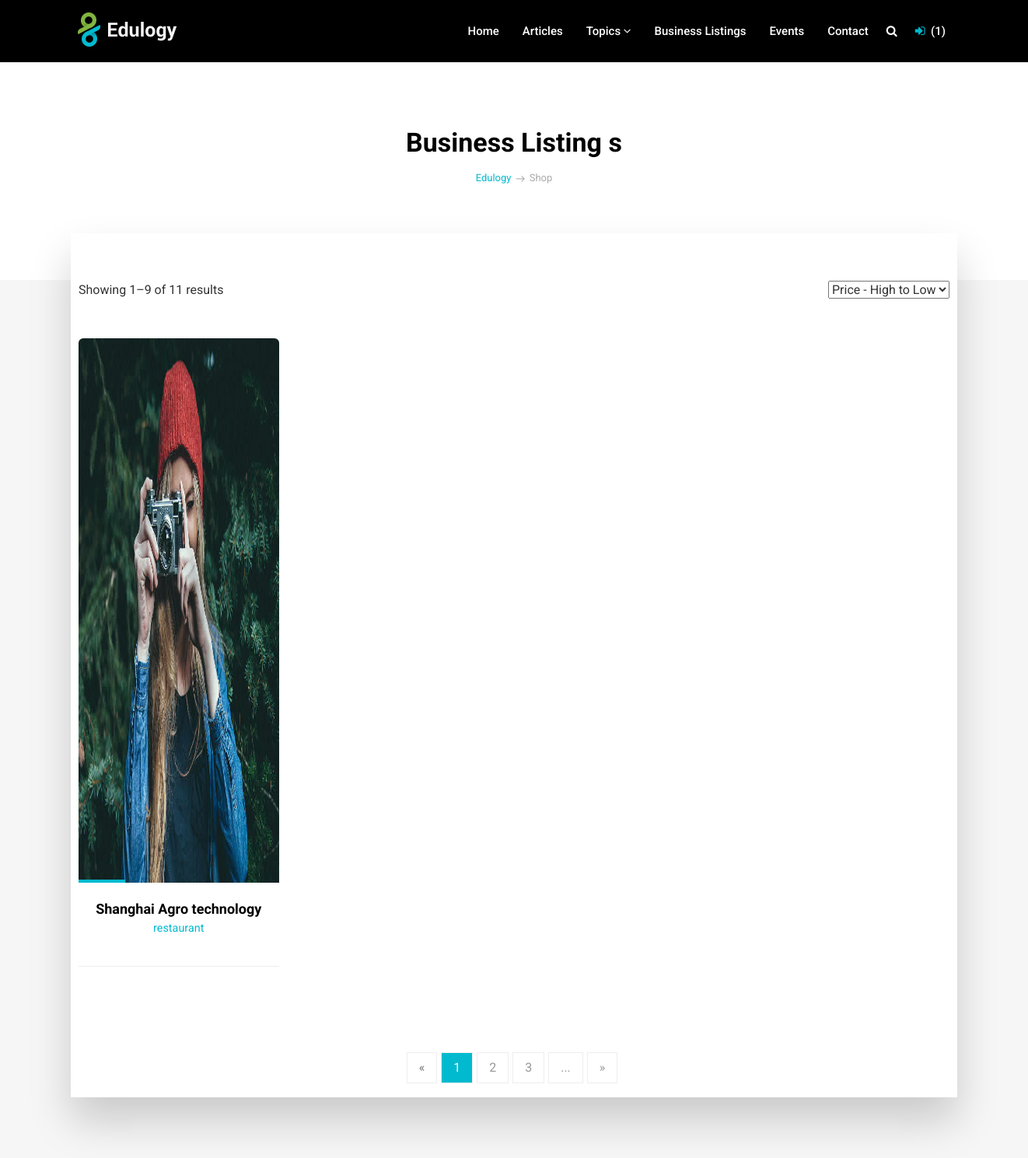
/business-listings/ (upper part), run on an earlier commit of the app's database.
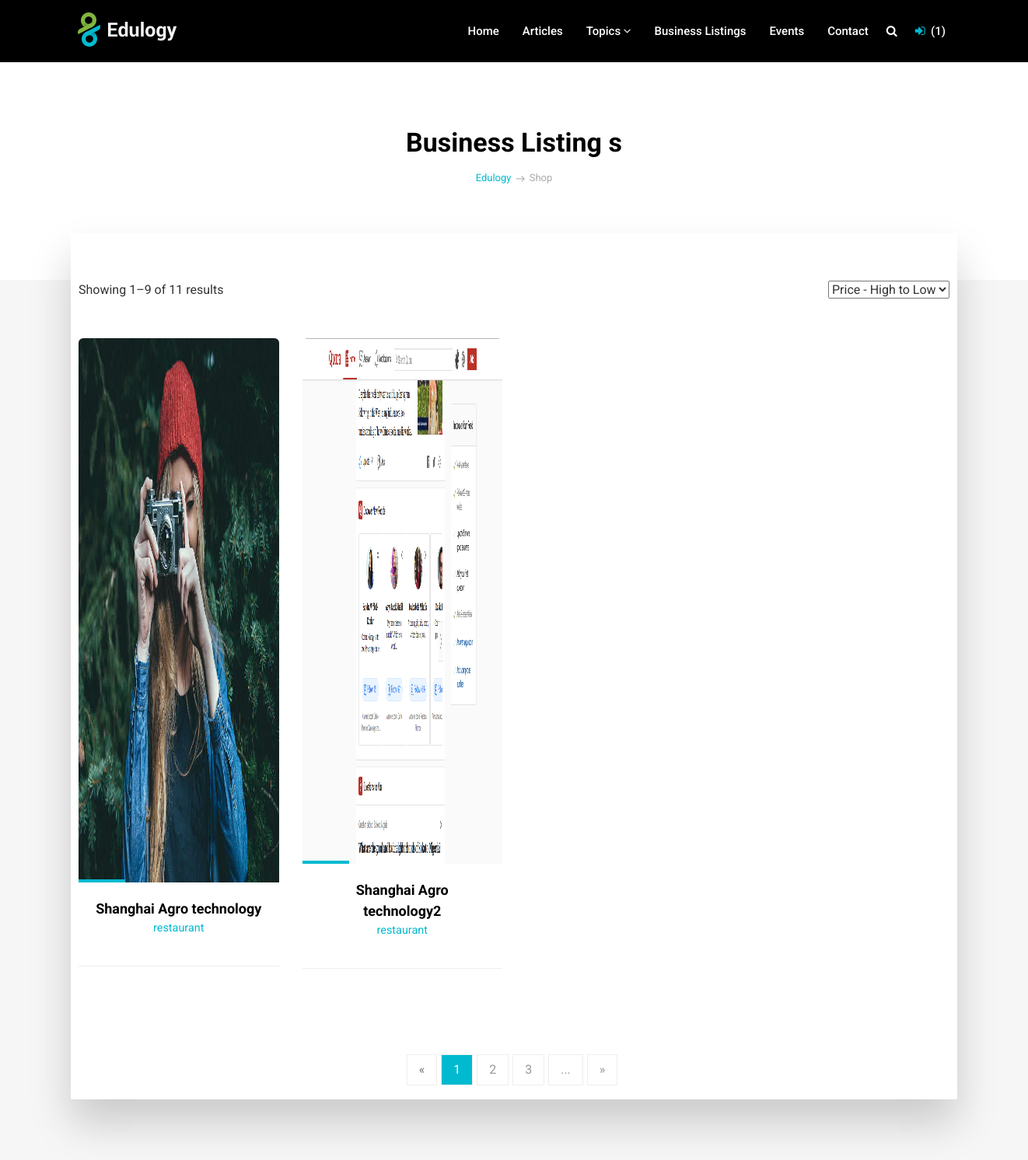
And on a later commit of the database.
### listing/models.py (models this page shows, shortened)
class Listing(models.Model):
    user = models.ForeignKey(settings.AUTH_USER_MODEL,  on_delete=models.CASCADE)
    logo = models.ImageField(upload_to='listing-logo/', blank=True)
    company_name = models.CharField(max_length=250, blank=False, unique=True)
    slug = models.SlugField(max_length=200,unique=True)
    segment = models.ForeignKey(Listing_category, on_delete=models.CASCADE, default=1, )
    phone_number = models.IntegerField()
    email = models.EmailField(max_length=100)
    street = models.CharField(max_length=100, blank=False)
    city = models.CharField(max_length=100,blank=False)
    country = CountryField(blank_label='(select country)')
    description = models.TextField(max_length=1000, blank=False)
    images = models.ImageField(upload_to='listing-images', blank=False)
    class Meta:
        ordering =['company_name']
        verbose_name = 'listing_list'

class Listing_category(models.Model):
    name = models.CharField(max_length=250, blank=True)
    slug = models.SlugField(max_length=250)
    class Meta:
        ordering =['name']
        verbose_name = 'listing_category'
    def __str__(self):
        return self.name

### listing/views.py (the view)
# urls.py: path('business-listings/',views.Listing_list, name='listing_home'),
def Listing_list(request):
    instance = Listing.objects.all()
    categories = Category.objects.all()
    listing_categories = Listing_category.objects.all()
    content ={
        'instance':instance,
        'listing_categories':listing_categories,
        'categories':categories,
    }
    return render(request,'listing/business_listing.html',content)

### templates/listing/business_listing.html (shortened to what this page needs)
{% extends 'base.html' %}
{% load thumbnail %}
{% block content %}
        <section class="section lb p120">
            <div class="container">
                <div class="row">
                    <div class="col-md-12">
                        <div class="tagline-message page-title text-center">
                            <h3>Business Listing s</h3>
                            <ul class="breadcrumb">
                                <li><a href="javascript:void(0)">Edulogy</a></li>
                                <li class="active">Shop</li>
                            </ul>
                        </div>
                    </div>
                </div>
            </div>
        </section>
        <section class="section gb nopadtop">
            <div class="container">
                <div class="boxed boxedp4">
                    <div class="shop-top">
                        <div class="clearfix">
                            <div class="pull-left">
                                <p> Showing 1–9 of 11 results</p>
                            </div>
                            <div class="pull-right">
                            <select class="selectpicker">
                                <option>Price - High to Low</option>
                            </select>
                            </div>
                        </div>
                    </div>
                    <div class="row blog-grid shop-grid">
                         {% for Listing in instance %}
                        <div class="col-md-3">
                            <div class="course-box shop-wrapper">
                                <div class="image-wrap entry">
                                   {% thumbnail Listing.logo "250x250" crop="center" as im %}
                                <img src="{{ im.url }}" width="{{ im.width }}" height="{{ im.height }}">
                                {% endthumbnail %}
                                </div>
                                <div class="course-details shop-box text-center">
                                    <h4>
                                        <a href="shop-single.html" title="">{{ Listing.company_name}}</a>
                                        <small>{{ Listing.segment }}</small>
                                    </h4>
                                </div>
                            </div><hr>
                        </div>
                         {% endfor %}
                    </div>
                    <div class="row text-center">
                        <div class="col-md-12">
                            <ul class="pagination">
                                <li class="disabled"><a href="javascript:void(0)">&laquo;</a></li>
                                <li class="active"><a href="javascript:void(0)">1</a></li>
                                <li><a href="javascript:void(0)">2</a></li>
                                <li><a href="javascript:void(0)">3</a></li>
                                <li><a href="javascript:void(0)">...</a></li>
                                <li><a href="javascript:void(0)">&raquo;</a></li>
                            </ul>
                        </div>
                    </div>
                </div>
            </div>
        </section>
      {% endblock %}

What changed in the data, as far as the page shows it:
added Listing: shows a picture, company_name "Shanghai Agro technology2", segment "restaurant"
